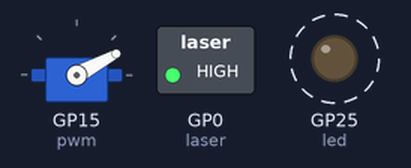
A program run on a simulated Raspberry Pi Pico running MicroPython. On the bench: servo, switched loads named in the program (green lamp = pin HIGH), output pins drawn as LEDs (lit = HIGH). Dashed ring = blinking. Servo angles are drawn from the pulse width (0.5 ms = 0°, 2.5 ms = 180°).

Above: at 0.05 s.
At 1.05 s:
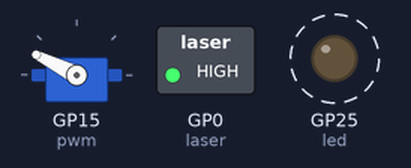
At 1.95 s:
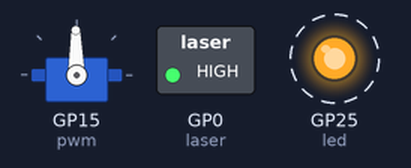
Timing chart, 0 to 4.6 s (numbered marks = the images above):
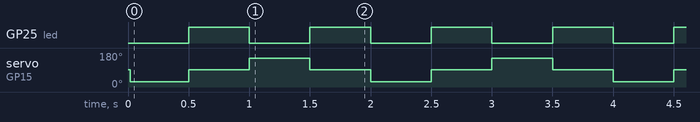

The program:

random_servo.py
```python
from machine import Pin
from machine import PWM
import time

delay = 0.5

led = Pin(25, Pin.OUT)
led.value(1)

laser = Pin(0, Pin.OUT)
laser.value(1)

pwm = PWM(Pin(15))
pwm.freq(50)
pwm.duty_ns(1507000)

range = [814000,1507000,2200000,1507000]

while True:
    for pos in range:
        pwm.duty_ns(pos)
        led.toggle()
        time.sleep(delay)
```

Measured:
- by itself, GP25 (led): alternates HIGH for 0.50 s and LOW for 0.50 s
- by itself, servo on GP15 (pwm): repeats every 2.0 s: 91° 0.50 s, 153° 0.50 s, 91° 0.50 s, 28° 0.50 s
